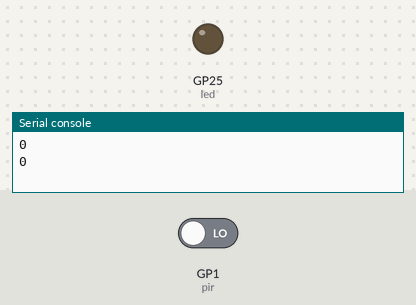
This program was run on a simulated Raspberry Pi Pico running MicroPython. Parts: output pins drawn as LEDs (lit = HIGH), the last lines printed to the serial console. The inputs (shaded band) are chosen by the test bench; at power-on: GP1 (pir) LOW.

Above: at 6.2 s.
6.3 s: GP1 (pir) driven HIGH
At 8.0 s:
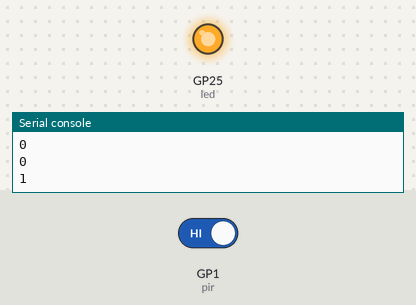
Timing chart, 0 to 9.5 s (numbered marks = the images above; inputs shaded):
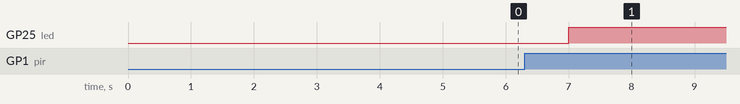

The program:

motion.py
```python
from machine import Pin
import utime

# gpio 設定
pir = Pin(1, Pin.IN, Pin.PULL_DOWN)
led = Pin(25, Pin.OUT)

led.value(0)
utime.sleep(5)

# 監視の開始
while True:
    print(pir.value())
    if pir.value() == 0:
        led.value(0)
        utime.sleep(1)
    else:
        led.value(1)
        utime.sleep(6)
```

Measured:
- after the input at 6.3 s, GP25 (led): LOW → HIGH after 0.70 s
